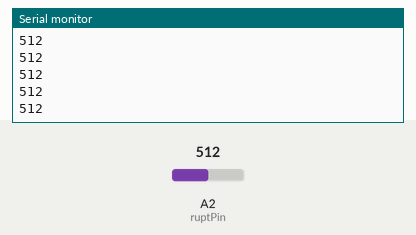
Recording of a sketch running on a simulated Arduino Uno, built with avr-gcc and run on an emulated ATmega328P. On the bench: the last lines printed to the serial monitor. The test bench sets the inputs (shaded band); at power-on: A2 (ruptPin) = 512.

Above: at 1.2 s.
1.3 s: A2 (ruptPin) set to 716
At 1.32 s:
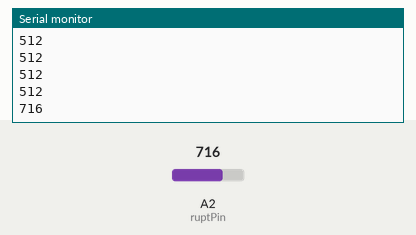
2.8 s: A2 (ruptPin) set to 900
At 2.83 s:
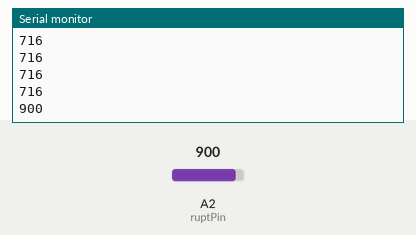
Timing chart, 0 to 5.8 s (numbered marks = the images above; inputs shaded):
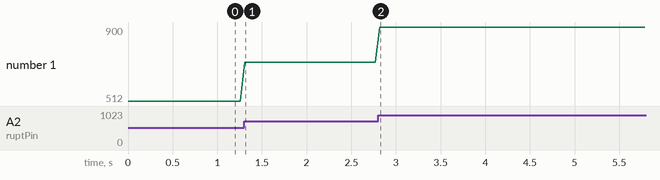

The sketch:

photointerupter.ino
```cpp
int ruptPin = 2; // select the input pin for the interrupter
int val = 0; // variable to store the value coming from the sensor

void setup()
{
  //pinMode(ruptPin, INPUT);
    Serial.begin(9600); // set up Serial library at 9600 bps
}

void loop()
{
    val = analogRead(ruptPin); // read the value from the sensor
    Serial.println(val); // print the sensor value to the serial monitor
    delay(50);

}
```

Measured:
- after the input at 1.3 s, the serial monitor: prints a new line at once (image 1)
- after the input at 2.8 s, the serial monitor: prints a new line at once (image 2)
- plotted number 1: 512 → 716 after the input at 1.3 s, 716 → 900 after the input at 2.8 s
